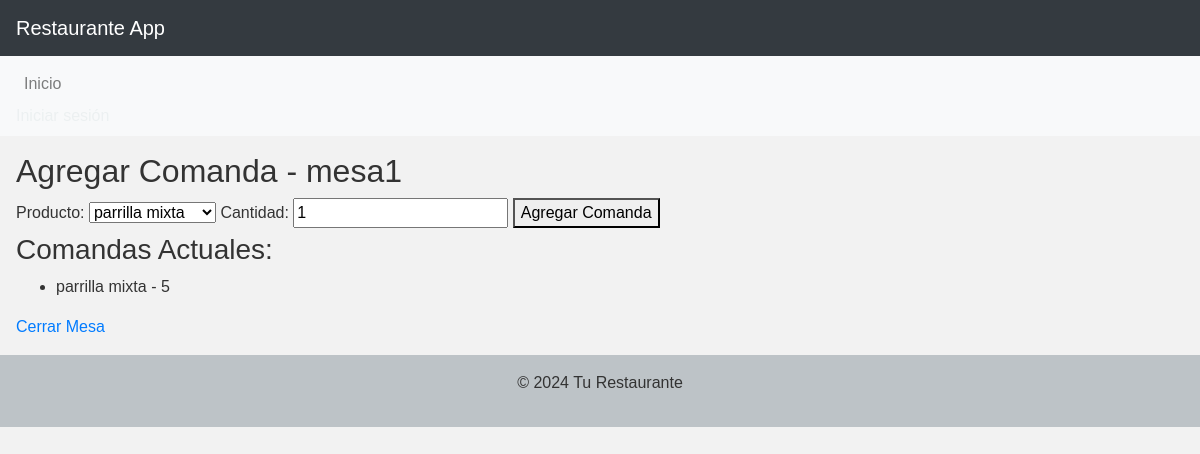
/agregar_comanda/11/, run on an earlier commit of the app's database.
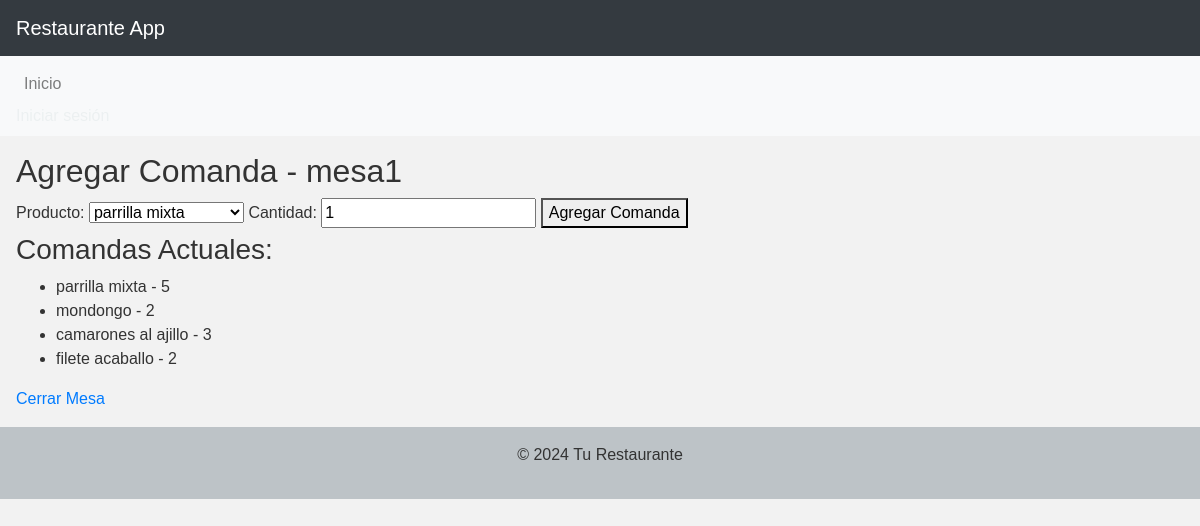
And on a later commit of the database.
### restaurante_app/models.py (models this page shows, shortened)
class Comanda(models.Model):
    mesa = models.ForeignKey(Mesa, on_delete=models.CASCADE)
    producto = models.ForeignKey(Producto, on_delete=models.CASCADE)
    cantidad = models.PositiveIntegerField(default=1)

class Producto(models.Model):
    nombre = models.CharField(max_length=100)
    descripcion = models.TextField()
    precio = models.DecimalField(max_digits=10, decimal_places=2)

### restaurante_app/views.py (the view, shortened to what this page needs)
# urls.py: path('agregar_comanda/<int:mesa_id>/', agregar_comanda, name='agregar_comanda'),
def agregar_comanda(request, mesa_id):
    mesa = get_object_or_404(Mesa, id=mesa_id)
    productos = Producto.objects.all()  # Obtén todos los productos, puedes ajustar esto según tus necesidades
    comandas = Comanda.objects.filter(mesa=mesa)
    return render(request, 'restaurante_app/agregar_comanda.html', {'mesa': mesa, 'productos': productos, 'comandas': comandas})

### restaurante_app/templates/restaurante_app/agregar_comanda.html (shortened to what this page needs)
{% extends 'base.html' %}
{% block content %}
    <h2>Agregar Comanda - {{ mesa.nombre }}</h2>
    <form method="post">
        <label for="producto">Producto:</label>
        <select name="producto_id" id="producto">
            {% for producto in productos %}
                <option value="{{ producto.id }}">{{ producto.nombre }}</option>
            {% endfor %}
        </select>
        <label for="cantidad">Cantidad:</label>
        <input type="number" name="cantidad" id="cantidad" min="1" value="1">
        <button type="submit">Agregar Comanda</button>
    </form>
    <h3>Comandas Actuales:</h3>
    <ul>
        {% for comanda in comandas %}
            <li>{{ comanda.producto.nombre }} - {{ comanda.cantidad }}</li>
        {% endfor %}
    </ul>
    <a href="{% url 'cerrar_mesa' mesa_id=mesa.id %}">Cerrar Mesa</a>
{% endblock %}

What changed in the data, as far as the page shows it:
added Comanda: producto.nombre "mondongo", cantidad "2"
added Comanda: producto.nombre "camarones al ajillo", cantidad "3"
added Comanda: producto.nombre "filete acaballo", cantidad "2"
